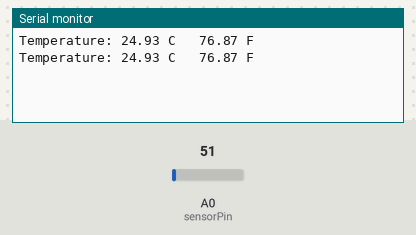
The sketch below on a simulated Arduino Uno, built with avr-gcc and run on an emulated ATmega328P. Shown: the last lines printed to the serial monitor. The inputs (shaded band) are chosen by the test bench; at power-on: A0 (sensorPin) = 51.

Above: at 1.8 s.
1.9 s: A0 (sensorPin) set to 61
At 2.8 s:
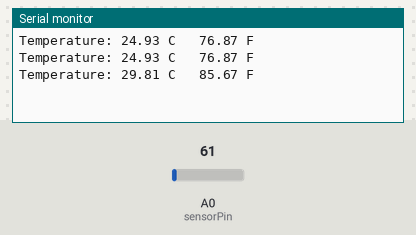
3.4 s: A0 (sensorPin) set to 71
At 4.7 s:
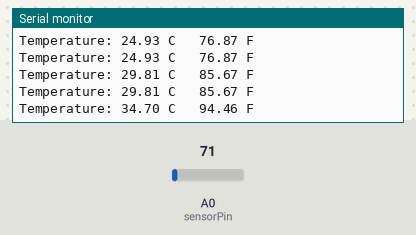
Timing chart, 0 to 6.4 s (numbered marks = the images above; inputs shaded):
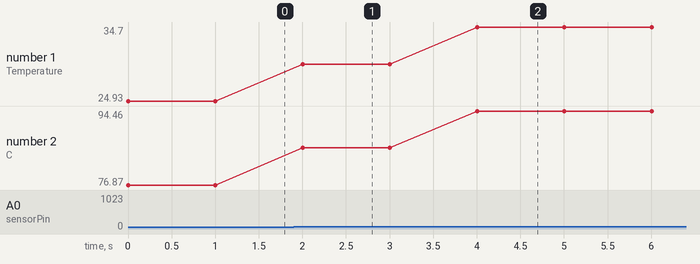

The sketch:

exp03a_lm35_temperature.ino
```cpp
/*
  Experiment 3 (a): Interfacing LM35 temperature sensor with Arduino
  Wiring (flat side facing you, pins down): left pin VCC -> 5V, middle pin OUT -> A0, right pin GND -> GND
  LM35 gives 10 mV per degree Celsius (250 mV = 25 C).
*/
int sensorPin = A0;

void setup() {
  Serial.begin(9600);
}

void loop() {
  int reading = analogRead(sensorPin);
  float voltage = reading * (5.0 / 1023.0);     // volts
  float tempC = voltage * 100.0;                // 10 mV per C
  float tempF = (tempC * 9.0 / 5.0) + 32.0;

  Serial.print("Temperature: ");
  Serial.print(tempC);
  Serial.print(" C   ");
  Serial.print(tempF);
  Serial.println(" F");
  delay(1000);
}
```

Measured:
- after the input at 1.9 s, the serial monitor: prints a new line after 0.10 s (image 1)
- after the input at 3.4 s, the serial monitor: prints a new line after 0.60 s (image 2)
- plotted number 1: 24.93 → 29.81 after the input at 1.9 s, 29.81 → 34.7 after the input at 3.4 s
- plotted number 2: 76.87 → 85.67 after the input at 1.9 s, 85.67 → 94.46 after the input at 3.4 s
